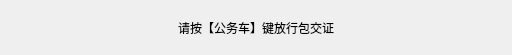
<?xml version="1.0" encoding="UTF-8"?>
<ui version="4.0">
 <class>FormPassCard</class>
 <widget class="QWidget" name="FormPassCard">
  <property name="geometry">
   <rect>
    <x>0</x>
    <y>0</y>
    <width>512</width>
    <height>55</height>
   </rect>
  </property>
  <property name="windowTitle">
   <string>Form</string>
  </property>
  <layout class="QGridLayout" name="gridLayout">
   <item row="0" column="0">
    <widget class="QLabel" name="label">
     <property name="styleSheet">
      <string notr="true">font:bold 28pt &quot;宋体&quot;;</string>
     </property>
     <property name="text">
      <string>请按【公务车】键放行包交证</string>
     </property>
     <property name="alignment">
      <set>Qt::AlignCenter</set>
     </property>
    </widget>
   </item>
  </layout>
 </widget>
 <resources/>
 <connections/>
</ui>
